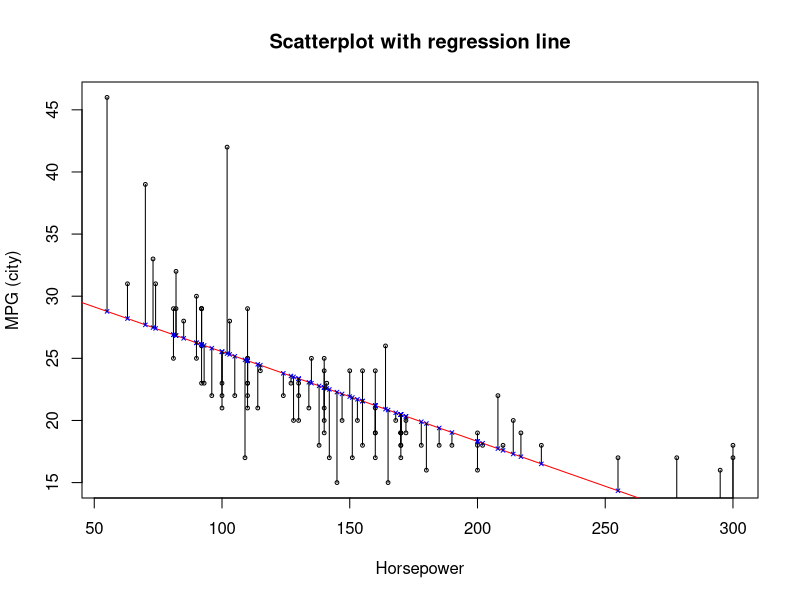
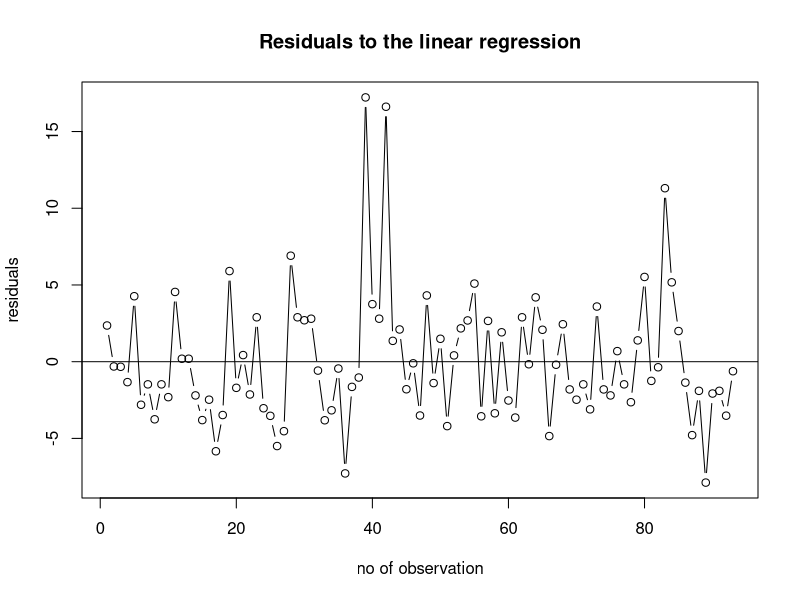

Write the R code that produced these figures, in order.
## ---- chunk 1
knitr::opts_chunk$set(echo = TRUE)
## ---- chunk 2
# package with data 
library(MASS)
# tidyverse 
library(tidyverse)

# display the first lines of Cars93
head(Cars93)
## ---- chunk 3
# The MASS package has its own function select(). Thus indicate by dplyr::select that the tidyverse function must  be used.
car_data <- Cars93 %>% 
  as_tibble() %>%
#  as_data_frame() %>%
  dplyr::select(type = Type, 
         origin = Origin, 
         mpg = MPG.city, 
         hp = Horsepower,
         mantrans = Man.trans.avail )
head(car_data)
## ---- chunk 4
car_data %>%
  summarise("covariance" = cov(hp,mpg),
            "coff. of correlation" = cor(hp,mpg),
            "measure of determination" = cor(hp,mpg)**2)
## ---- chunk 5
# linear regression
reg <- lm(car_data$mpg ~ car_data$hp)
# display the coefficients of the regression line
reg$coefficients
# display rhe residuals of the regression
reg$residuals
# display the fitted values
reg$fitted.values

# draw a scatterplot with regression line
plot(x = car_data$hp,y = car_data$mpg,
     cex = 0.5,
     xlab = "Horsepower", ylab = "MPG (city)",
     main = "Scatterplot with regression line")
# add the regression line
abline(lm(car_data$mpg ~ car_data$hp),
       col = "red")
# add the fitted values
points(x = car_data$hp, y = reg$fitted.values,
       col = "blue", pch = 4, cex = 0.5)
segments(x0 = car_data$hp, y0 = reg$fitted.values,
         x1 = car_data$hp, y1 = car_data$mpg)

# draw a diagramm with the residuals
plot(reg$residuals,
     xlab = "no of observation", ylab = "residuals",
     main = "Residuals to the linear regression",
     type = "b")
abline(0,0)
## ---- chunk 6
# contingency table: type x origin
# The MASS package has its own function select(). Thus indicate by dplyr::select that the tidyverse function must  be used.
ctab <- 
  car_data %>%
  dplyr::select(type,origin) %>%
  table()
# add colum and row sums
addmargins(ctab)

# indifferenc table: row sum * column sum / total sum
# f_(.j) * f_(i.) / f_(..) 
# t() transpose a matrix
indtab <- 
  as.matrix(rowSums(ctab)) %*% 
  t(as.matrix(colSums(ctab))) / sum(ctab)
# add column and row sums
addmargins(indtab)
# chi-square
chi2 <- sum((ctab-indtab)**2 / indtab)
chi2
# Pearson's contingency coefficient
C <- sqrt(chi2/(chi2+sum(ctab)))
# corrected Pearson's contingency coefficient
e <- min(nrow(ctab),ncol(ctab))
C.corr <- C*sqrt(e/(e-1))
# values by using the chisq.test() function
chisq.test(x = car_data$origin, y = car_data$type)
# chi^2
chisq.test(x = car_data$origin, y = car_data$type)$statistic
# contingency table
chisq.test(x = car_data$origin, y = car_data$type)$observed
# indifference table
chisq.test(x = car_data$origin, y = car_data$type)$expected
## ---- chunk 7
# The MASS package has its own function select(). Thus indicate by dplyr::select that the tidyverse function must  be used.
tab <- car_data %>% 
  dplyr::select(origin, mantrans) %>%
  table() 
# add column and row sums
addmargins(tab)
# conditional distributions: X = origin, Y = mantrans
# X given Y
f_XY <- tab / colSums(tab)
f_XY
# relative risks = ratio of the conditional distributions
rel_risk <- f_XY[,1]/f_XY[,2]
rel_risk
# odds ratio
rel_risk[1]/rel_risk[2]
